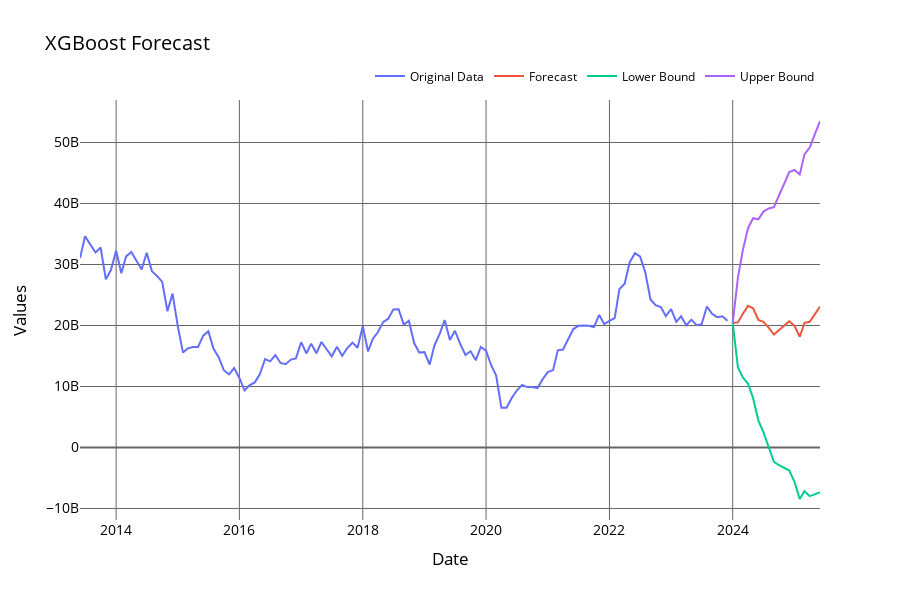

The cell this chart's notebook holds for it:
### Code cell
import pandas as pd
from sklearn.metrics import mean_squared_error, r2_score, mean_absolute_error, mean_absolute_percentage_error
from xgboost import XGBRegressor

class XGBoostForecast(ForecastPlot):
    def __init__(self, data, targetColumn, lags=5, split_percent=0.8):
        super().__init__(data, split=split_percent)
        self.lags = lags
        self.targetColumn = targetColumn
        self.model = None
        self.mae_error = None
        self.mse_error = None
        self.r2 = None
        self.rmse = None
        self.mape = None
        self.std_error = None
        self.lBound = []
        self.uBound = []

    def series_to_supervised(self, dropnan=True): 
        for i in range(self.lags, 0, -1):
            self.data['lag_'+str(i)] = self.data[self.targetColumn].shift(i)

        if dropnan:
            self.data.dropna(inplace=True)


    def train(self):
        X_train, y_train = self.data.drop(self.targetColumn, axis=1), self.data[self.targetColumn]
        self.model = XGBRegressor()
        self.model.fit(X_train, y_train)

    def test_metrics(self):
        spltData = self.data.copy()
        split_index = int(len(spltData) * self.split)
        train, test = spltData.iloc[:split_index], spltData.iloc[split_index:]

        # Separate features and target variable
        X_train, y_train = train.drop(self.targetColumn, axis=1), train[self.targetColumn]
        X_test, y_test = test.drop(self.targetColumn, axis=1), test[self.targetColumn]

        # Initialize XGBoost regressor, fit and predict
        xgb_model = XGBRegressor()
        xgb_model.fit(X_train, y_train)
        y_pred = xgb_model.predict(X_test)

        self.mae_error = mean_absolute_error(y_test, y_pred)
        self.mse_error = mean_squared_error(y_test, y_pred)
        self.r2 = r2_score(y_test, y_pred)
        self.rmse = mean_squared_error(y_test, y_pred, squared=False)
        self.mape = mean_absolute_percentage_error(y_test, y_pred)
        # Calculate standard error
        residuals = y_test - y_pred
        self.std_error = np.std(residuals)





    def multi_step_forecast(self, confidence = 0.95, f_horizon=12):
        z = np.round(norm.ppf((1 + confidence) / 2), 2)
        print(z)
        for fh in range(f_horizon):
            next_month = self.data.index[-1] + pd.DateOffset(months=1)
            new_row = pd.Series(index=self.data.columns)
            self.data.loc[next_month] = new_row

            for lag in range(self.lags, 1, -1):
                self.data.loc[self.data.index[-1], 'lag_'+str(lag)] = self.data.iloc[-2]['lag_'+str(lag-1)]
            self.data.loc[self.data.index[-1], 'lag_1'] = self.data.iloc[-2][self.targetColumn]

            self.data.loc[self.data.index[-1], self.targetColumn] = self.model.predict(self.data.iloc[[-1]].drop(self.targetColumn, axis=1))[0]
            self.lBound.append(self.data.loc[self.data.index[-1], self.targetColumn] - z * self.std_error * np.sqrt(fh))
            self.uBound.append(self.data.loc[self.data.index[-1], self.targetColumn] + z * self.std_error * np.sqrt(fh))

    def plot_forecast(self, f_horizon = 12, title='XGBoost Forecasting', xlabel='Date'):

        forecast_values = self.data[self.targetColumn][-f_horizon:]
        
        super().plot_forecast(self.data[self.targetColumn][:-f_horizon],
                              forecast_values=forecast_values,
                              title='XGBoost Forecast',
                              xlabel=xlabel,
                              lower_bound=self.lBound,
                              upper_bound=self.uBound
                              )




fHorizon = 18
xgI = XGBoostForecast(data=filteredDataI.copy(), targetColumn='GEN_VAL_MO', lags=5, split_percent=0.8)
xgI.series_to_supervised(dropnan=True)
xgI.test_metrics()
xgI.train()
xgI.multi_step_forecast(confidence=0.95, f_horizon=fHorizon)
xgI.plot_forecast(f_horizon=fHorizon)
